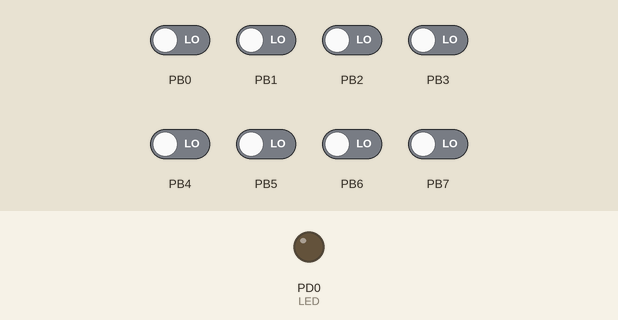
The program below on a simulated ATmega328P, built with avr-gcc and emulated at 1 MHz. Parts: output pins drawn as LEDs (lit = HIGH). The inputs (shaded band) are chosen by the test bench; at power-on: PB0–7 LOW.

Above: at 1.2 s.
1.3 s: PB0 driven HIGH
At 2.2 s:
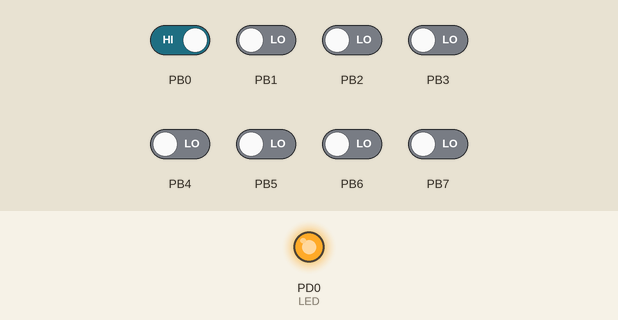
Timing chart, 0 to 4.3 s (numbered marks = the images above; inputs shaded):
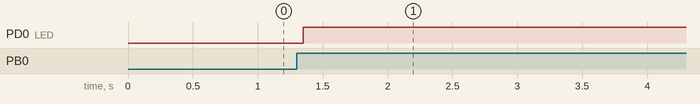

The program:

main.c
```c
/*
 * CONTROL_DE_UN_LED.c
 *
 * Created: 12/05/2021 02:09:15 p. m.
 * Author : Pablo
 */
//-------------------------------------------------------------
//					ZONA DE LIBRERIAS
//-------------------------------------------------------------
#include <avr/io.h>			//llamamos a la librearia para usar el AVR
#define	F_CPU 1000000UL		//Y configuramos el reloj a 1MHZ
#include <util/delay.h>		//Para despues llamar a la libreria que nos habilita los retrasos
//-------------------------------------------------------------
int main(void)
{
//-------------------------------------------------------------
//					INICIO DE CONFIGURACIONES
//-------------------------------------------------------------

	DDRD |=(1<<PIND0);					//PIN DONDE ESTA CONECTADO UN LED
	DDRB |=(0<<PINB0)|(0<<PINB1);		//PIN DONDE ESTA CONECATADO UN BOTON
	PORTB |=(0<<1)|(0<<0);				//NIVELES DE SALIDA PARA EL PIN 1 Y 0 DEL PUERTO B
	int salida;							//CREAMOS UNA VARIABLE DEL TIPO ENTERO PARA HACER LECTURA DEL PUERTO

    while (1)
    {
		//-------------------------------------------------------------
		//					INICIO DE CODIGO
		//-------------------------------------------------------------
		salida = PINB;					//Y ASOCIAMOS EL VALOR DE ESTA CON EL PUIERTO B (O LOS PINES DE ESTE )

		if(salida == 0x1){				// SI TENEMOS UN 1 EN LA ENTRADA DEL PUERTO
			_delay_ms(50);				//Delay anti-denouncing
			PORTD  |=(1<<PORTD0);		//PRENDEMOS UN LED

		}if(salida == 0x2){				//SI TENEMOS UN 2 A LA ENTRADA DEL PUERTO
			_delay_ms(50);				//Delay anti-debouncing
			PORTD  &=~(1<<PORTD0);		// APAGAMOS EL LED
		}
		//-------------------------------------------------------------
	}
}
```

Measured:
- after the input at 1.3 s, PD0 (LED): LOW → HIGH after 0.05 s
